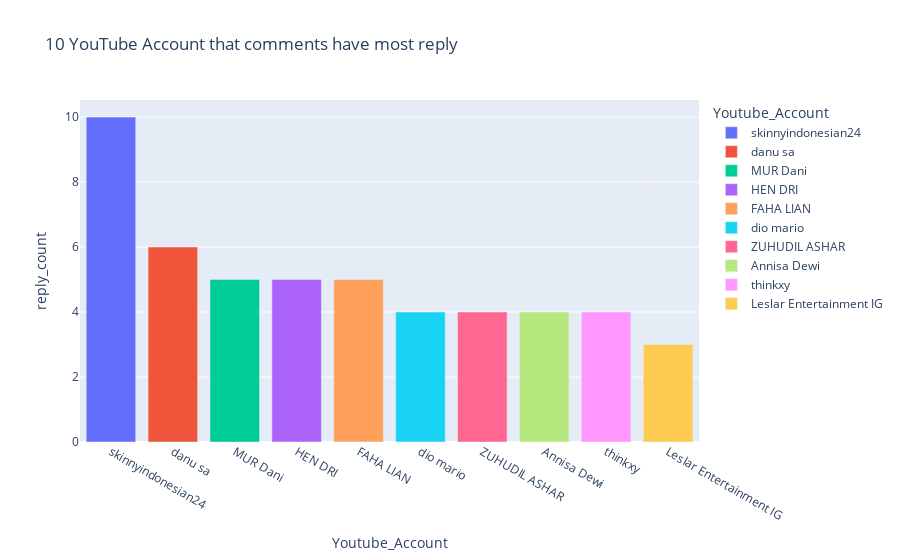

Notebook source saved alongside this figure:
### Markdown cell above
### 10 YouTube Account that comments have most reply

### Code cell
account = eda['Name'].value_counts().head(10)
account = pd.DataFrame(data=account)
account.reset_index(inplace=True)
account = account.rename(columns = {"index" : "Youtube_Account",
                                    'Name': "reply_count"})
fig = px.bar(account, x='Youtube_Account', y='reply_count',
            color='Youtube_Account', title='10 YouTube Account that comments have most reply')
fig.show()

### Figure 1 — Plotly figure (JSON) as saved in the notebook; plotly's stock layout.template omitted (floating-point values rounded to 4 significant figures)
{"data": [{"alignmentgroup": "True", "hovertemplate": "Youtube_Account=%{x}<br>reply_count=%{y}<extra></extra>", "legendgroup": "skinnyindonesian24", "marker": {"color": "#636efa", "pattern": {"shape": ""}}, "name": "skinnyindonesian24", "offsetgroup": "skinnyindonesian24", "orientation": "v", "showlegend": true, "textposition": "auto", "type": "bar", "x": ["skinnyindonesian24"], "xaxis": "x", "y": [10], "yaxis": "y"}, {"alignmentgroup": "True", "hovertemplate": "Youtube_Account=%{x}<br>reply_count=%{y}<extra></extra>", "legendgroup": "danu sa", "marker": {"color": "#EF553B", "pattern": {"shape": ""}}, "name": "danu sa", "offsetgroup": "danu sa", "orientation": "v", "showlegend": true, "textposition": "auto", "type": "bar", "x": ["danu sa"], "xaxis": "x", "y": [6], "yaxis": "y"}, {"alignmentgroup": "True", "hovertemplate": "Youtube_Account=%{x}<br>reply_count=%{y}<extra></extra>", "legendgroup": "MUR Dani", "marker": {"color": "#00cc96", "pattern": {"shape": ""}}, "name": "MUR Dani", "offsetgroup": "MUR Dani", "orientation": "v", "showlegend": true, "textposition": "auto", "type": "bar", "x": ["MUR Dani"], "xaxis": "x", "y": [5], "yaxis": "y"}, {"alignmentgroup": "True", "hovertemplate": "Youtube_Account=%{x}<br>reply_count=%{y}<extra></extra>", "legendgroup": "HEN DRI", "marker": {"color": "#ab63fa", "pattern": {"shape": ""}}, "name": "HEN DRI", "offsetgroup": "HEN DRI", "orientation": "v", "showlegend": true, "textposition": "auto", "type": "bar", "x": ["HEN DRI"], "xaxis": "x", "y": [5], "yaxis": "y"}, {"alignmentgroup": "True", "hovertemplate": "Youtube_Account=%{x}<br>reply_count=%{y}<extra></extra>", "legendgroup": "FAHA LIAN", "marker": {"color": "#FFA15A", "pattern": {"shape": ""}}, "name": "FAHA LIAN", "offsetgroup": "FAHA LIAN", "orientation": "v", "showlegend": true, "textposition": "auto", "type": "bar", "x": ["FAHA LIAN"], "xaxis": "x", "y": [5], "yaxis": "y"}, {"alignmentgroup": "True", "hovertemplate": "Youtube_Account=%{x}<br>reply_count=%{y}<extra></extra>", "legendgroup": "dio mario", "marker": {"color": "#19d3f3", "pattern": {"shape": ""}}, "name": "dio mario", "offsetgroup": "dio mario", "orientation": "v", "showlegend": true, "textposition": "auto", "type": "bar", "x": ["dio mario"], "xaxis": "x", "y": [4], "yaxis": "y"}, {"alignmentgroup": "True", "hovertemplate": "Youtube_Account=%{x}<br>reply_count=%{y}<extra></extra>", "legendgroup": "ZUHUDIL ASHAR", "marker": {"color": "#FF6692", "pattern": {"shape": ""}}, "name": "ZUHUDIL ASHAR", "offsetgroup": "ZUHUDIL ASHAR", "orientation": "v", "showlegend": true, "textposition": "auto", "type": "bar", "x": ["ZUHUDIL ASHAR"], "xaxis": "x", "y": [4], "yaxis": "y"}, {"alignmentgroup": "True", "hovertemplate": "Youtube_Account=%{x}<br>reply_count=%{y}<extra></extra>", "legendgroup": "Annisa Dewi", "marker": {"color": "#B6E880", "pattern": {"shape": ""}}, "name": "Annisa Dewi", "offsetgroup": "Annisa Dewi", "orientation": "v", "showlegend": true, "textposition": "auto", "type": "bar", "x": ["Annisa Dewi"], "xaxis": "x", "y": [4], "yaxis": "y"}, {"alignmentgroup": "True", "hovertemplate": "Youtube_Account=%{x}<br>reply_count=%{y}<extra></extra>", "legendgroup": "thinkxy", "marker": {"color": "#FF97FF", "pattern": {"shape": ""}}, "name": "thinkxy", "offsetgroup": "thinkxy", "orientation": "v", "showlegend": true, "textposition": "auto", "type": "bar", "x": ["thinkxy"], "xaxis": "x", "y": [4], "yaxis": "y"}, {"alignmentgroup": "True", "hovertemplate": "Youtube_Account=%{x}<br>reply_count=%{y}<extra></extra>", "legendgroup": "Leslar Entertainment IG", "marker": {"color": "#FECB52", "pattern": {"shape": ""}}, "name": "Leslar Entertainment IG", "offsetgroup": "Leslar Entertainment IG", "orientation": "v", "showlegend": true, "textposition": "auto", "type": "bar", "x": ["Leslar Entertainment IG"], "xaxis": "x", "y": [3], "yaxis": "y"}], "layout": {"barmode": "relative", "legend": {"title": {"text": "Youtube_Account"}, "tracegroupgap": 0}, "title": {"text": "10 YouTube Account that comments have most reply"}, "xaxis": {"anchor": "y", "categoryarray": ["skinnyindonesian24", "danu sa", "MUR Dani", "HEN DRI", "FAHA LIAN", "dio mario", "ZUHUDIL ASHAR", "Annisa Dewi", "thinkxy", "Leslar Entertainment IG"], "categoryorder": "array", "domain": [0, 1], "title": {"text": "Youtube_Account"}}, "yaxis": {"anchor": "x", "domain": [0, 1], "title": {"text": "reply_count"}}}}
